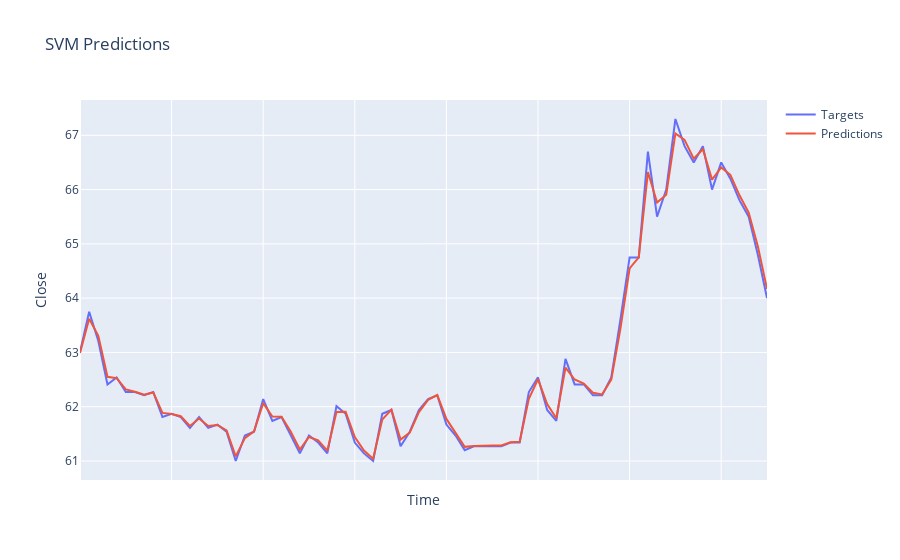

Source (notebook cell):
### Markdown cell above
### SVM

### Code cell
visualize_results(vcb_svm_one_step, "SVM")
